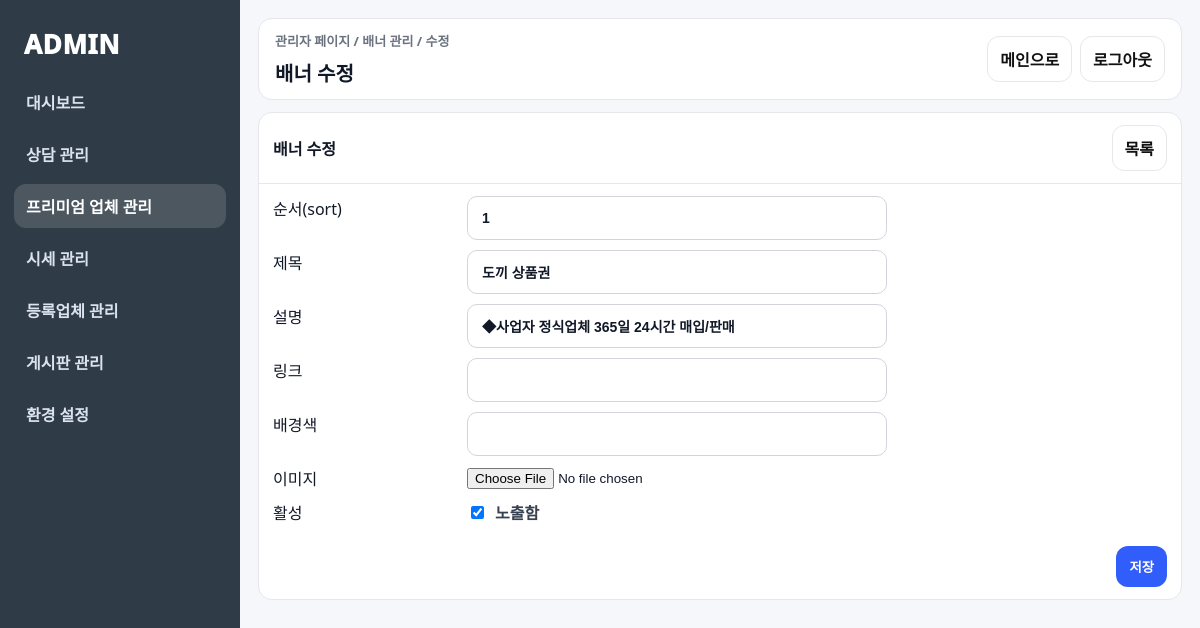
The page /adm/banners/1/ (signed in) on the database its author committed.
### leads/models.py (models this page shows, shortened)
class MainBannerCard(models.Model):
    title = models.CharField("업체명", max_length=100)
    desc = models.TextField("설명", blank=True)
    extra_desc = models.TextField("부가설명", blank=True)
    link_url = models.URLField("바로가기 링크", blank=True)
    phone = models.CharField("연락처", max_length=30, blank=True)
    business_number = models.CharField("사업자등록번호", max_length=100, blank=True)
    ecommerce_number = models.CharField("통신판매업 신고번호", max_length=100, blank=True)
    agency = models.CharField("등록기관", max_length=100, blank=True)
    office_address = models.CharField("영업소", max_length=200, blank=True)
    is_active = models.BooleanField("노출 여부", default=True)
    sort = models.IntegerField("정렬 순서", default=1)

### leads/views.py (the view, shortened to what this page needs)
# urls.py: path("adm/banners/<int:banner_id>/", views.adm_banner_edit, name="adm_banner_edit"),
@login_required
def adm_banner_edit(request: HttpRequest, banner_id: int) -> HttpResponse:
    banner = get_object_or_404(MainBannerCard, id=banner_id)
    return render(request, "adm/banner_edit.html", {
        "banner": banner,
        "active_menu": "banners",
    })

### leads/context_processors.py (called while the page is built)
def side_company_box(request):
    if not request.user.is_authenticated:
        return {
            "side_favorites": [],
            "side_recent_companies": [],
        }
    favorites = (
        FavoriteCompany.objects
        .filter(user=request.user)
        .select_related("company")
        .order_by("-created_at")[:5]
    )
    recent = (
        RecentView.objects
        .filter(user=request.user)
        .select_related("company")
        .order_by("-viewed_at")[:5]
    )
    return {
        "side_favorites": favorites,
        "side_recent_companies": recent,
    }

def visitor_count(request):
    today = timezone.now().date()
    today_obj = VisitorCount.objects.filter(date=today).first()
    today_count = today_obj.count if today_obj else 0
    total_count = VisitorCount.objects.aggregate(total=Sum("count"))["total"] or 0
    return{
        'today_visitors':today_count,
        'total_visitors':total_count,
    }

### templates/adm/banner_edit.html (shortened to what this page needs)
{% extends "adm/base.html" %}
{% block breadcrumbs %}관리자 페이지 / 배너 관리 / 수정{% endblock %}
{% block page_title %}배너 수정{% endblock %}
{% block content %}
  <div class="panel">
    <div class="panel-head">
      <div class="panel-title">배너 수정</div>
      <a class="btnx" href="{% url 'adm_banner_list' %}">목록</a>
    </div>
    <div class="panel-body">
      <form method="post" enctype="multipart/form-data" class="form-row">
        <div style="width:100%; display:grid; grid-template-columns:180px 1fr; gap:10px 14px;">
          <div class="fw">순서(sort)</div>
          <div><input class="inputx" name="sort" value="{{ banner.sort }}"></div>
          <div class="fw">제목</div>
          <div><input class="inputx" name="title" value="{{ banner.title }}"></div>
          <div class="fw">설명</div>
          <div><input class="inputx" name="desc" value="{{ banner.desc }}"></div>
          <div class="fw">링크</div>
          <div><input class="inputx" name="link_url" value="{{ banner.link_url }}"></div>
          <div class="fw">배경색</div>
          <div><input class="inputx" name="bg_color" value="{{ banner.bg_color }}"></div>
          <div class="fw">이미지</div>
          <div>
            <input type="file" name="image">
          </div>
          <div class="fw">활성</div>
          <div>
            <label class="radiox">
              <input type="checkbox" name="is_active" {% if banner.is_active %}checked{% endif %}> 노출함
            </label>
          </div>
        </div>
        <div style="width:100%; display:flex; justify-content:flex-end; margin-top:12px;">
          <button class="btnx primary" type="submit">저장</button>
        </div>
      </form>
    </div>
  </div>
{% endblock %}

### static/adm/css/adm.css (style rules this page uses)
:root { --bg:#f5f7fb; --card:#ffffff; --line:#e5e7eb; --text:#111827; --muted:#6b7280; --sidebar:#2f3b46; --blue:#315efb; }
* { box-sizing:border-box; }
body { margin:0; font-family:system-ui,-apple-system,"Segoe UI",Roboto,"Noto Sans KR",sans-serif; color:var(--text); background:var(--bg); }
.panel { background:var(--card); border:1px solid var(--line); border-radius:14px; overflow:hidden; }
.panel-head { display:flex; justify-content:space-between; align-items:center; padding:12px 14px; border-bottom:1px solid var(--line); }
.panel-title { font-weight:1000; }
.panel-body { padding:12px 14px; }
.form-row { display:flex; gap:10px; align-items:center; flex-wrap:wrap; }
.inputx { width:100%; max-width:420px; padding:10px 12px; border-radius:12px; border:1px solid var(--line); background:#fff; outline:none; font-weight:800; }
.btnx { display:inline-flex; align-items:center; justify-content:center; padding:10px 12px; border-radius:12px; border:1px solid var(--line); background:#fff; text-decoration:none; font-weight:1000; color:#111; cursor:pointer; }
.btnx.primary { background:var(--blue); color:#fff; border-color:transparent; }
.radiox { display:inline-flex; align-items:center; gap:8px; font-weight:1000; color:#374151; margin-right:12px; }
.inputx, .field input[type="text"], .field input[type="url"], .field input[type="number"], .field input[type="color"], .field input[type="file"], .field select, .field textarea { width:100%; min-height:44px; padding:0 14px; border:1px solid #d1d5db; border-radius:10px; background:#fff; color:#111827; font-size:14px; box-sizing:border-box; outline:none; transition:border-color .2s ease, box-shadow .2s ease; }

### rows shown on the page
MainBannerCard: sort "1", title "도끼 상품권", desc "◆사업자 정식업체 365일 24시간 매입/판매", is_active "☑"
